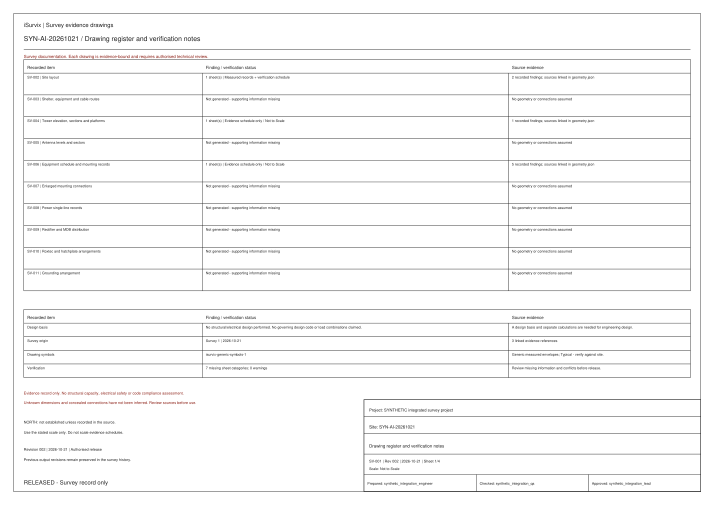
#> input picture samples/drawings/integration-verification-20261021/sv-001.png, 1429 x 1011 px (shown at 1/2 size)
$ python -i local_evidence_tools.py   (imports and definitions only)
#> lines starting #> are read from the running program, lines starting #| are printed output that depends on the picture
"""Bounded local OCR/QR/quality adapters. Never follow QR URLs or infer survey facts."""
from functools import lru_cache
from io import BytesIO
import math
from datetime import datetime
from pathlib import Path
from PIL import Image,ImageFilter,ImageStat

TOOL_VERSION='local-tools-v1'


def _ocr_model_paths():
    """Resolve only the already-installed RapidOCR 1.4.4 model bundle.

    Metadata lookup does not import ONNX or construct an engine. Check every
    file before importing the OCR package so a missing bundle cannot invoke a
    constructor's fallback or download behavior, now or after an upgrade.
    """
    from importlib import metadata
    try:
        package=metadata.distribution('rapidocr-onnxruntime')
        root=Path(package.locate_file('rapidocr_onnxruntime/models'))
        names={'det_model_path':'ch_PP-OCRv4_det_infer.onnx',
               'cls_model_path':'ch_ppocr_mobile_v2.0_cls_infer.onnx',
               'rec_model_path':'ch_PP-OCRv4_rec_infer.onnx'}
        paths={}
        for key,name in names.items():
            path=(root/name).resolve(strict=True)
            if not path.is_file() or path.stat().st_size<=0:raise OSError()
            with path.open('rb') as model:
                if not model.read(1):raise OSError()
            paths[key]=str(path)
        return paths
    except (metadata.PackageNotFoundError,OSError,ValueError,TypeError):
        raise ImportError('The approved offline OCR model bundle is unavailable.') from None


@lru_cache(maxsize=1)
def _ocr_engine():
    paths=_ocr_model_paths()
    from rapidocr_onnxruntime import RapidOCR
    # Leave CPU capacity for the web app, embeddings and GPU input preparation.
    # Unbounded ONNX thread pools can contend heavily on this eight-core PC.
    return RapidOCR(**paths,intra_op_num_threads=2, inter_op_num_threads=1)

def capture_facts(source_metadata):
    source=source_metadata if isinstance(source_metadata,dict) else {}
    facts={}
    value=source.get('captured_at')
    if isinstance(value,str) and len(value)<=100:
        for parser in [lambda text:datetime.strptime(text,'%Y:%m:%d %H:%M:%S'),datetime.fromisoformat]:
            try:parser(value);facts['captured_at']=value;break
            except (ValueError,TypeError):pass
    gps=source.get('gps')
    if isinstance(gps,dict):
        try:
            if any(type(gps[key]) is bool for key in ['latitude','longitude']):raise ValueError()
            lat,lon=float(gps['latitude']),float(gps['longitude'])
            if math.isfinite(lat) and math.isfinite(lon) and -90<=lat<=90 and -180<=lon<=180 and (lat!=0 or lon!=0):facts['gps']={'latitude':lat,'longitude':lon}
        except (KeyError,TypeError,ValueError,OverflowError):pass
    return facts

# [18 lines left out: function _lines, not called in this run]

def extract_local_tools(image_source,ocr_backend=None,qr_backend=None,source_metadata=None):
    if isinstance(image_source,Image.Image):image=image_source.copy()
    elif isinstance(image_source,(bytes,bytearray)):image=Image.open(BytesIO(image_source))
    else:image=Image.open(image_source)
#> image is the input picture: PIL image 1429x1011 RGB; mean R, G, B 247.9, 247.7, 247.7
    if image.width*image.height>24000000:raise ValueError('Image exceeds local evidence dimensions.')
    image=image.convert('RGB')
    image.thumbnail((1600,1600))
    result={'version':TOOL_VERSION,'ocr_lines':[],'qr_values':[],'capture_facts':capture_facts(source_metadata),'quality':{'width':image.width,'height':image.height,'low_resolution':min(image.size)<400},'errors':[]}
    sample=image.copy();sample.thumbnail((512,512))
#> after `sample.thumbnail((512, 512))`:
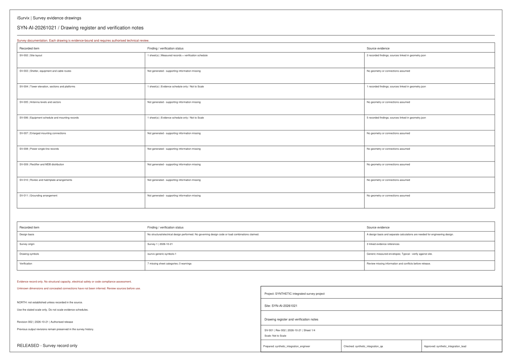
#> sample: PIL image 512x362 RGB; mean R, G, B 247.4, 247.3, 247.3
    edges=sample.convert('L').filter(ImageFilter.FIND_EDGES)
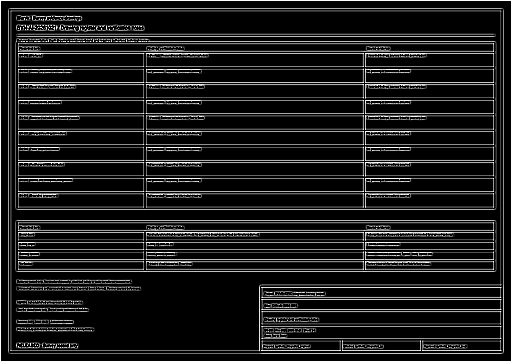
#> edges: PIL image 512x362 L; min 0, max 255, mean 29.6
    if min(edges.size)>2:edges=edges.crop((1,1,edges.width-1,edges.height-1))
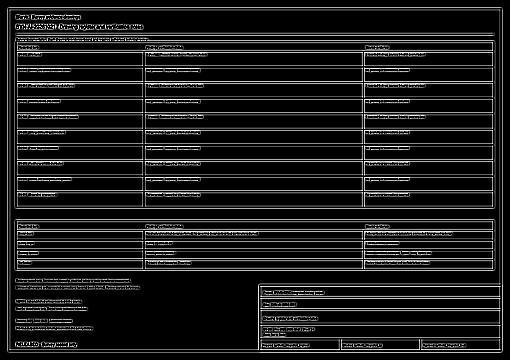
#> edges: PIL image 510x360 L; min 0, max 255, mean 27.5
    blur=float(ImageStat.Stat(edges).var[0])
#> blur = 3475.4
    result['quality'].update({'blur_score':round(blur,3),'possible_blur':blur<60,'method':'pillow-edge-variance-v1'})
    try:
        if ocr_backend is None:
            import numpy as np
            raw=_ocr_engine()(np.asarray(image))
        else:raw=ocr_backend(image)
        result['ocr_lines']=_lines(raw)
    except ImportError:result['errors'].append({'tool':'ocr','code':'unavailable'})
    except Exception:result['errors'].append({'tool':'ocr','code':'processing_failed'})
    try:
        if qr_backend is None:
            import cv2
            import numpy as np
            detector=cv2.QRCodeDetector();pixels=np.asarray(image)[:,:,::-1]
            success,decoded,_,_=detector.detectAndDecodeMulti(pixels)
#> success = False; decoded = ()
            if success:values=list(decoded)
            else:
                text,_,_=detector.detectAndDecode(pixels);values=[text] if text else []
#> after `text, _, _ = detector.detectAndDecode(pixels)`: text = ''
#> after `values = [text] if text else []`: values = []
        else:values=qr_backend(image)
        if not isinstance(values,(list,tuple)):raise ValueError('Invalid QR output.')
        result['qr_values']=sorted({value.strip()[:512] for value in values[:8] if isinstance(value,str) and value.strip()})
    except ImportError:result['errors'].append({'tool':'qr','code':'unavailable'})
    except Exception:result['errors'].append({'tool':'qr','code':'processing_failed'})
    return result

def _vector(value):
    if not isinstance(value,list) or not 1<=len(value)<=4096 or any(type(number) not in {int,float} or not math.isfinite(number) for number in value):raise ValueError('Invalid local embedding vector.')
    return value


# [35 lines left out: functions local_ocr, semantic_similarities, not called in this run]

>>> result = extract_local_tools('../../samples/drawings/integration-verification-20261021/sv-001.png')
#> result = 6 items

$ run again, on samples/drawings/integration-verification-20261021/sv-002.png
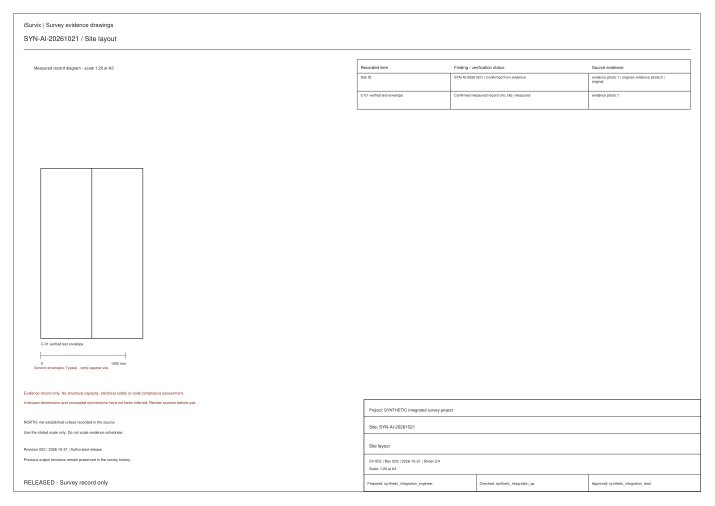
#> input picture samples/drawings/integration-verification-20261021/sv-002.png, 1429 x 1011 px (shown at 1/2 size)
#> in extract_local_tools, image is the input picture: PIL image 1429x1011 RGB; mean R, G, B 251.9, 251.8, 251.8
#> in extract_local_tools, `sample.thumbnail((512, 512))`:
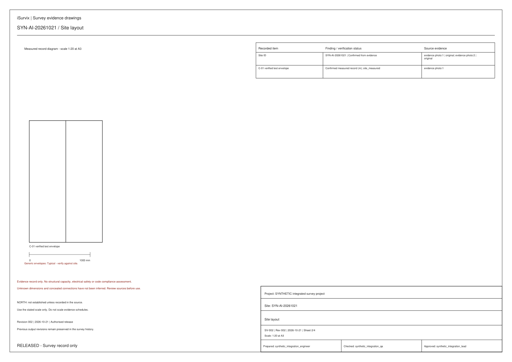
#> sample: PIL image 512x362 RGB; mean R, G, B 251.7, 251.6, 251.6
#> in extract_local_tools, `if min(edges.size)>2:edges=edges.crop((1,1,edges.width-1,edges.height-..`:
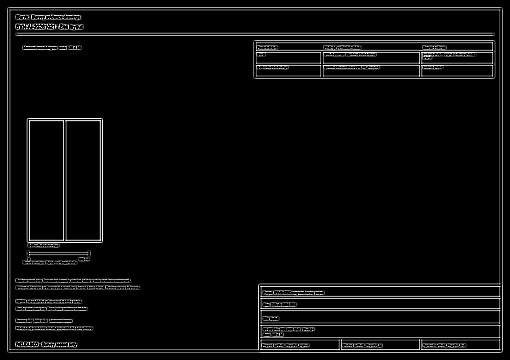
#> edges: PIL image 510x360 L; min 0, max 255, mean 11.8
#> blur = 1667.4
#> success = False; decoded = ()
#> text = ''
#> values = []
#> result = 6 items

$ run again, on samples/drawings/integration-verification-20261021/sv-004.png
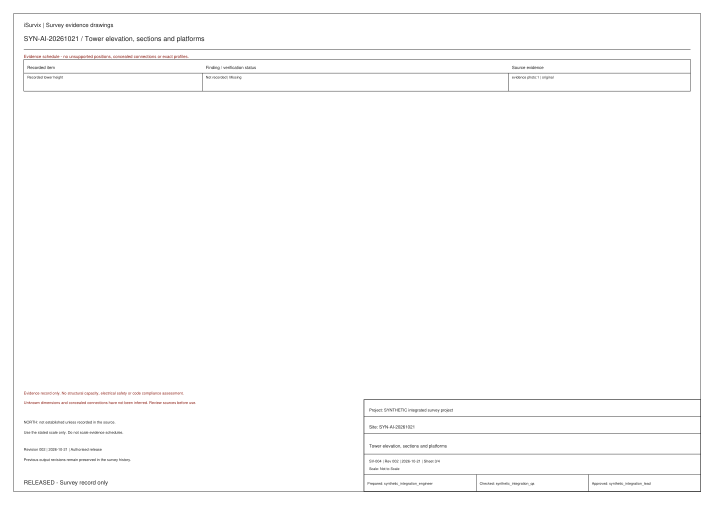
#> input picture samples/drawings/integration-verification-20261021/sv-004.png, 1429 x 1011 px (shown at 1/2 size)
#> in extract_local_tools, image is the input picture: PIL image 1429x1011 RGB; mean R, G, B 252.1, 252, 252
#> in extract_local_tools, `sample.thumbnail((512, 512))`:
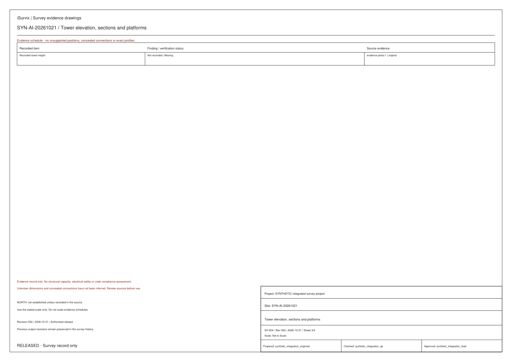
#> sample: PIL image 512x362 RGB; mean R, G, B 251.9, 251.8, 251.8
#> in extract_local_tools, `if min(edges.size)>2:edges=edges.crop((1,1,edges.width-1,edges.height-..`:
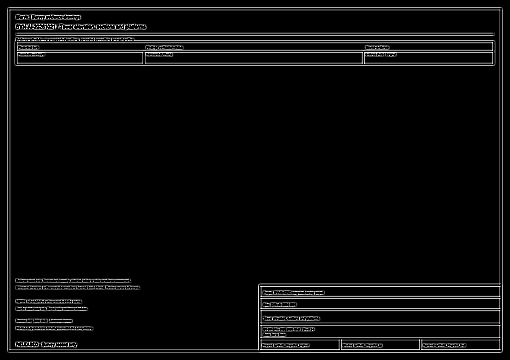
#> edges: PIL image 510x360 L; min 0, max 255, mean 11.3
#> blur = 1543
#> success = False; decoded = ()
#> text = ''
#> values = []
#> result = 6 items
